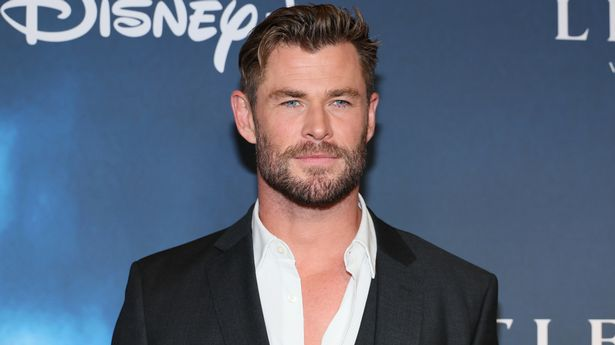
#> input picture Input/Chris Hemsworth.jpg, 615 x 345 px, found by its file name
$ python imageGEN.py
#> lines starting #> are read from the running program, lines starting #| are printed output that depends on the picture
import os
import cv2
import sqlite3
from PIL import Image


def detect_faces(input_image_path):

#> called with input_image_path = 'input\\Chris Hemsworth.jpg'
    inputimg = Image.open(input_image_path)
#> inputimg is the input picture: PIL image 615x345 RGB; mean R, G, B 89.5, 100.8, 121.3

    input_image = cv2.imread(input_image_path)

    face_detector = cv2.CascadeClassifier(cv2.data.haarcascades + 'haarcascade_frontalface_default.xml')

    faces = face_detector.detectMultiScale(input_image, scaleFactor=1.2, minNeighbors=6)
#> faces = [[247, 48, 136, 136]]

    # remove the face2.jpg if exists
    inputfilename = os.path.basename(input_image_path)
    outputfilepath = f"Database\\{inputfilename}"
    if os.path.isfile(outputfilepath):
        os.remove(outputfilepath)
    for (x, y, w, h) in faces:
        face_roi = input_image[y:y+h, x:x+w]
        cv2.imwrite(outputfilepath, face_roi)
#> this loop made 1 pass
#> pass 1, in detect_faces, `face_roi = input_image[y:y+h, x:x+w]`:
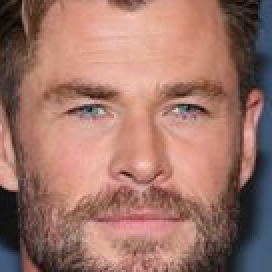
#> face_roi: shape (136, 136, 3) (shown 2 times larger); mean B, G, R 104.7, 115.7, 158.4

    face = cv2.imread(outputfilepath)
    face = cv2.cvtColor(face, cv2.COLOR_BGR2GRAY)
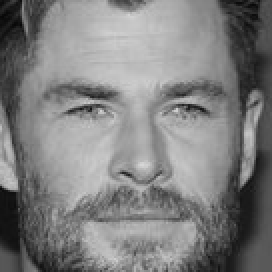
#> face: shape (136, 136) (shown 2 times larger); min 7, max 215, mean 127.2
    face = cv2.resize(face, (100, 100))
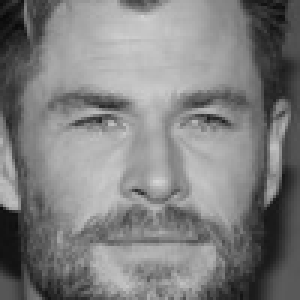
#> face: shape (100, 100) (shown 3 times larger); min 9, max 213, mean 127.1
    cv2.imwrite(outputfilepath, face)

    conn = sqlite3.connect("face_data.db")
    cursor = conn.cursor()
    cursor.execute("CREATE TABLE IF NOT EXISTS faces(faceID TEXT PRIMARY KEY, face BLOB)")
    cmd = "SELECT * FROM faces WHERE faceID = 1"
    cursor = conn.execute(cmd)
    isRecordExist = 0
    for row in cursor:
        isRecordExist = 1
    if isRecordExist == 1:
        cmd = "UPDATE faces SET face = (?) WHERE faceID = 1"
    else:
        cmd = "INSERT INTO faces (faceID, face) VALUES (1, ?)"
    with open(outputfilepath, 'rb') as f:
        data = f.read()
    conn.execute(cmd, (data,))
    conn.commit()
    conn.close()

    if __name__ != "__main__":
        return outputfilepath


if __name__ == "__main__":
    detect_faces("input\\Chris Hemsworth.jpg")
